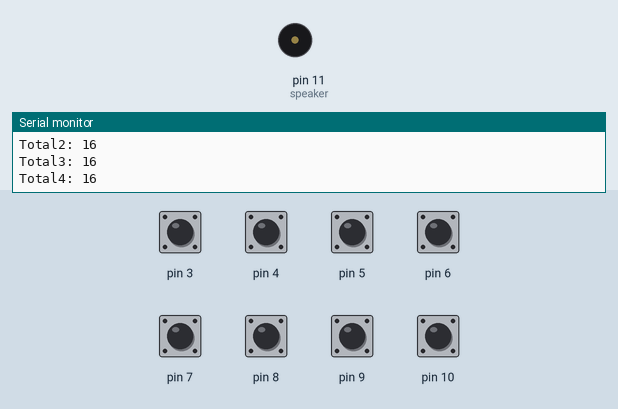
The sketch below on a simulated Arduino Uno, built with avr-gcc and run on an emulated ATmega328P. On the bench: buzzer (waves = sounding), the last lines printed to the serial monitor. The test bench sets the inputs (shaded band); at power-on: pin 3–10 HIGH.

Above: at 1.2 s.
1.3 s: pin 3 pulled LOW for 1 s
At 1.5 s:
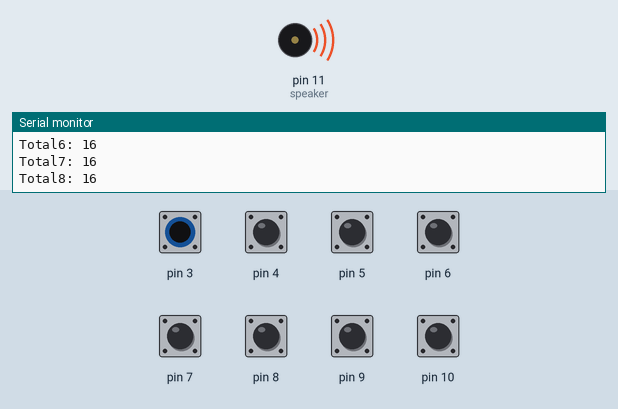
4.3 s: pin 4 pulled LOW for 0.15 s
At 4.53 s:
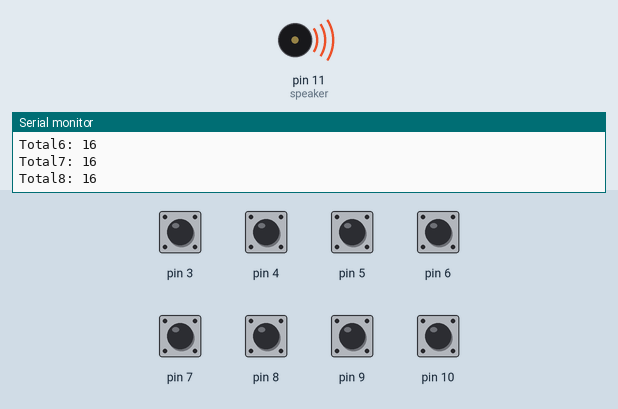
Timing chart, 0 to 7.3 s (numbered marks = the images above; inputs shaded):
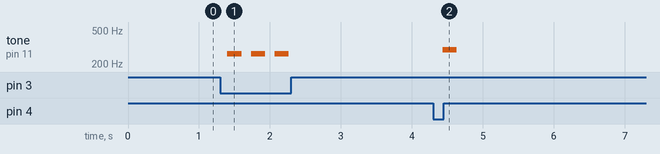

The sketch:

fruit_piano.ino
```cpp
#include <CapacitiveSensor.h>

#define speaker 11

int tecla1 = 262; // C4 (دو)
int tecla2 = 294; // D4 (ري)
int tecla3 = 330; // E4 (مي)
int tecla4 = 349; // F4 (فا)
int tecla5 = 392; // G4 (صول)
int tecla6 = 440; // A4 (لا)
int tecla7 = 494; // B4 (سي)
int tecla8 = 523; // C5 (دو)

int aux = 400; // زيادة قيمة aux
int delayAfterTone = 50; // إضافة تأخير بعد تشغيل النغمة

CapacitiveSensor cs_2_3 = CapacitiveSensor(2, 3);
CapacitiveSensor cs_2_4 = CapacitiveSensor(2, 4);
CapacitiveSensor cs_2_5 = CapacitiveSensor(2, 5);
CapacitiveSensor cs_2_6 = CapacitiveSensor(2, 6);
CapacitiveSensor cs_2_7 = CapacitiveSensor(2, 7);
CapacitiveSensor cs_2_8 = CapacitiveSensor(2, 8);
CapacitiveSensor cs_2_9 = CapacitiveSensor(2, 9);
CapacitiveSensor cs_2_10 = CapacitiveSensor(2, 10);

void setup() {
  Serial.begin(9600);
  pinMode(speaker, OUTPUT);
  cs_2_3.set_CS_AutocaL_Millis(0xFFFFFFFF);
  cs_2_4.set_CS_AutocaL_Millis(0xFFFFFFFF);
  cs_2_5.set_CS_AutocaL_Millis(0xFFFFFFFF);
  cs_2_6.set_CS_AutocaL_Millis(0xFFFFFFFF);
  cs_2_7.set_CS_AutocaL_Millis(0xFFFFFFFF);
  cs_2_8.set_CS_AutocaL_Millis(0xFFFFFFFF);
  cs_2_9.set_CS_AutocaL_Millis(0xFFFFFFFF);
  cs_2_10.set_CS_AutocaL_Millis(0xFFFFFFFF);
}

void loop() {
  long total1 = cs_2_3.capacitiveSensor(50);
  long total2 = cs_2_4.capacitiveSensor(50);
  long total3 = cs_2_5.capacitiveSensor(50);
  long total4 = cs_2_6.capacitiveSensor(50);
  long total5 = cs_2_7.capacitiveSensor(50);
  long total6 = cs_2_8.capacitiveSensor(50);
  long total7 = cs_2_9.capacitiveSensor(50);
  long total8 = cs_2_10.capacitiveSensor(50);

  Serial.print("Total1: "); Serial.println(total1);
  Serial.print("Total2: "); Serial.println(total2);
  Serial.print("Total3: "); Serial.println(total3);
  Serial.print("Total4: "); Serial.println(total4);
  Serial.print("Total5: "); Serial.println(total5);
  Serial.print("Total6: "); Serial.println(total6);
  Serial.print("Total7: "); Serial.println(total7);
  Serial.print("Total8: "); Serial.println(total8);
  Serial.print("\n\n");

  if (total1 > aux) {
    tone(speaker, tecla1);
    delay(200);
    noTone(speaker);
    delay(delayAfterTone); // إضافة تأخير بعد تشغيل النغمة
  }
  if (total2 > aux) {
    tone(speaker, tecla2);
    delay(200);
    noTone(speaker);
    delay(delayAfterTone);
  }
  if (total3 > aux) {
    tone(speaker, tecla3);
    delay(200);
    noTone(speaker);
    delay(delayAfterTone);
  }
  if (total4 > aux) {
    tone(speaker, tecla4);
    delay(200);
    noTone(speaker);
    delay(delayAfterTone);
  }
  if (total5 > aux) {
    tone(speaker, tecla5);
    delay(200);
    noTone(speaker);
    delay(delayAfterTone);
  }
  if (total6 > aux) {
    tone(speaker, tecla6);
    delay(200);
    noTone(speaker);
    delay(delayAfterTone);
  }
  if (total7 > aux) {
    tone(speaker, tecla7);
    delay(200);
    noTone(speaker);
    delay(delayAfterTone);
  }
  if (total8 > aux) {
    tone(speaker, tecla8);
    delay(200);
    noTone(speaker);
    delay(delayAfterTone);
  }

  delay(5);
}
```

Measured:
- after the input at 1.3 s, tone on pin 11 (speaker): alternates 262 Hz for 0.20 s and silent for 0.13 s, 6 changes in all, then stays silent, starting after 0.10 s
- after the input at 4.3 s, tone on pin 11 (speaker): silent → 294 Hz after 0.14 s, → silent 0.20 s later
